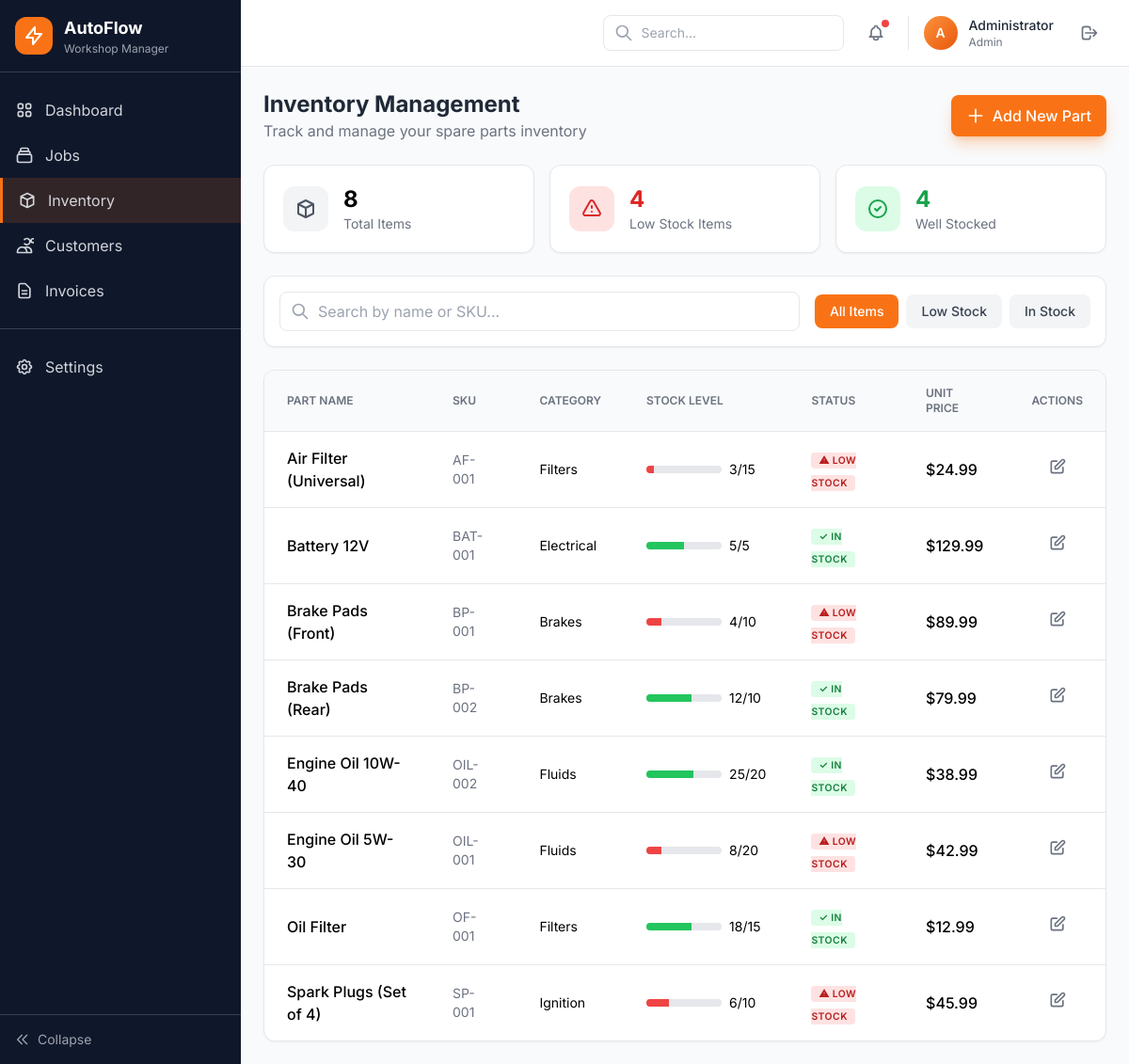
/public/admin/inventory (signed in), run on the app's committed database.
### tables this page shows
CREATE TABLE IF NOT EXISTS inventory (
    id INT AUTO_INCREMENT PRIMARY KEY,
    part_name VARCHAR(150) NOT NULL,
    sku VARCHAR(50) NOT NULL UNIQUE,
    category VARCHAR(50) NOT NULL,
    description TEXT,
    stock_level INT NOT NULL DEFAULT 0,
    unit_price DECIMAL(10, 2) NOT NULL DEFAULT 0.00,
    reorder_point INT NOT NULL DEFAULT 10,
    created_at TIMESTAMP DEFAULT CURRENT_TIMESTAMP,
    updated_at TIMESTAMP DEFAULT CURRENT_TIMESTAMP ON UPDATE CURRENT_TIMESTAMP
);

### app/Controllers/InventoryController.php (called while the page is built, shortened)
<?php
class InventoryController extends Controller
{
    private InventoryModel $inventoryModel;
    public function __construct()
    {
        $this->inventoryModel = new InventoryModel();
    }
    public function index(): void
    {
        $search = $this->query('search');
        $filter = $this->query('filter');
        $items = $this->inventoryModel->getAll($search, $filter);
        $stats = $this->inventoryModel->getStats();
        $categories = $this->inventoryModel->getCategories();
        $this->view('admin/inventory/index', [
            'pageTitle' => 'Inventory',
            'user' => $this->getCurrentUser(),
            'items' => $items,
            'stats' => $stats,
            'categories' => $categories,
            'search' => $search,
            'filter' => $filter,
            'flash' => $this->getFlash()
        ]);
    }
}

### public/index.php (called while the page is built, shortened)
<?php
spl_autoload_register(function ($class) {
    $prefix = 'App\\';
    $baseDir = BASE_PATH . '/app/';
    $len = strlen($prefix);
    $relativeClass = substr($class, $len);
    $file = $baseDir . str_replace('\\', '/', $relativeClass) . '.php';
});
$router = new Router();
$router->get('/', 'AuthController', 'login');
$router->get('/login', 'AuthController', 'login');
$router->post('/login', 'AuthController', 'authenticate');
$router->get('/logout', 'AuthController', 'logout');
$router->get('/admin/dashboard', 'DashboardController', 'index');
$router->get('/admin/jobs', 'JobController', 'index');
$router->get('/admin/jobs/create', 'JobController', 'create');
$router->post('/admin/jobs/store', 'JobController', 'store');
$router->get('/admin/jobs/{id}', 'JobController', 'show');
$router->get('/admin/jobs/{id}/edit', 'JobController', 'edit');
$router->post('/admin/jobs/{id}/update', 'JobController', 'update');
$router->post('/admin/jobs/{id}/delete', 'JobController', 'delete');
$router->post('/admin/jobs/{id}/status', 'JobController', 'updateStatus');
$router->get('/admin/inventory', 'InventoryController', 'index');
$router->get('/admin/inventory/create', 'InventoryController', 'create');
$router->post('/admin/inventory/store', 'InventoryController', 'store');
$router->get('/admin/inventory/{id}', 'InventoryController', 'show');
$router->get('/admin/inventory/{id}/edit', 'InventoryController', 'edit');
$router->post('/admin/inventory/{id}/update', 'InventoryController', 'update');
$router->post('/admin/inventory/{id}/delete', 'InventoryController', 'delete');
$router->get('/admin/customers', 'CustomerController', 'index');
$router->get('/admin/customers/create', 'CustomerController', 'create');
$router->post('/admin/customers/store', 'CustomerController', 'store');
$router->get('/admin/customers/{id}', 'CustomerController', 'show');
$router->get('/admin/customers/{id}/edit', 'CustomerController', 'edit');
$router->post('/admin/customers/{id}/update', 'CustomerController', 'update');
$router->post('/admin/customers/{id}/delete', 'CustomerController', 'delete');
$router->get('/admin/quotes', 'QuoteController', 'index');
$router->get('/admin/quotes/{id}', 'QuoteController', 'show');
$router->post('/admin/quotes/{id}/approve', 'QuoteController', 'approve');
$router->dispatch();

### config/database.php (called while the page is built)
<?php
return [
    'host' => 'localhost',
    'dbname' => 'wms_db',
    'username' => 'root',
    'password' => '',
    'charset' => 'utf8mb4',
    'options' => [
        PDO::ATTR_ERRMODE => PDO::ERRMODE_EXCEPTION,
        PDO::ATTR_DEFAULT_FETCH_MODE => PDO::FETCH_ASSOC,
        PDO::ATTR_EMULATE_PREPARES => false,
    ]
];

### app/Core/DB.php (called while the page is built, shortened)
<?php
class DB
{
    private static ?DB $instance = null;
    private \PDO $pdo;
    private function __construct()
    {
        $config = require dirname(__DIR__, 2) . '/config/database.php';
        $dsn = "mysql:host={$config['host']};dbname={$config['dbname']};charset={$config['charset']}";
        try {
            $this->pdo = new \PDO($dsn, $config['username'], $config['password'], $config['options']);
        } catch (\PDOException $e) {
            throw new \Exception("Database connection failed: " . $e->getMessage());
        }
    }
    public static function getInstance(): self
    {
        if (self::$instance === null) {
            self::$instance = new self();
        }
        return self::$instance;
    }
    public function getConnection(): \PDO
    {
        return $this->pdo;
    }
}

### app/Models/InventoryModel.php (called while the page is built, shortened)
<?php
class InventoryModel
{
    private \PDO $db;
    public function __construct()
    {
        $this->db = DB::getInstance()->getConnection();
    }
    public function getAll(?string $search = null, ?string $filter = null): array
    {
        $sql = "SELECT * FROM inventory WHERE 1=1";
        $params = [];
        $sql .= " ORDER BY part_name ASC";
        $stmt = $this->db->prepare($sql);
        $stmt->execute($params);
        return $stmt->fetchAll();
    }
    public function getStats(): array
    {
        $stmt = $this->db->query("
            SELECT
                COUNT(*) as total_items,
                SUM(CASE WHEN stock_level < reorder_point THEN 1 ELSE 0 END) as low_stock_count,
                SUM(CASE WHEN stock_level >= reorder_point THEN 1 ELSE 0 END) as in_stock_count,
                SUM(stock_level * unit_price) as total_value
            FROM inventory
        ");
        return $stmt->fetch();
    }
}

### views/admin/inventory/index.php (the view, shortened to what this page needs)
<div class="space-y-6">
    <div class="flex items-center justify-between">
        <div>
            <h1 class="text-2xl font-bold text-gray-800">Inventory Management</h1>
            <p class="text-gray-500">Track and manage your spare parts inventory</p>
        </div>
        <a href="/car1/public/admin/inventory/create" class="inline-flex items-center gap-2 bg-primary-500 hover:bg-primary-600 text-white font-medium px-4 py-2.5 rounded-lg shadow-lg shadow-primary-500/30">
            <svg class="w-5 h-5" fill="none" stroke="currentColor" viewBox="0 0 24 24">
                <path stroke-linecap="round" stroke-linejoin="round" stroke-width="2" d="M12 4v16m8-8H4" />
            </svg>
            Add New Part
        </a>
    </div>
    <div class="grid grid-cols-1 md:grid-cols-3 gap-4">
        <div class="bg-white rounded-xl p-5 shadow-sm border flex items-center gap-4">
            <div class="w-12 h-12 bg-gray-100 rounded-xl flex items-center justify-center"><svg class="w-6 h-6 text-gray-600" fill="none" stroke="currentColor" viewBox="0 0 24 24">
                    <path stroke-linecap="round" stroke-linejoin="round" stroke-width="2" d="M20 7l-8-4-8 4m16 0l-8 4m8-4v10l-8 4m0-10L4 7m8 4v10M4 7v10l8 4" />
                </svg></div>
            <div>
                <p class="text-2xl font-bold"><?= $stats['total_items'] ?? 0 ?></p>
                <p class="text-sm text-gray-500">Total Items</p>
            </div>
        </div>
        <div class="bg-white rounded-xl p-5 shadow-sm border flex items-center gap-4">
            <div class="w-12 h-12 bg-red-100 rounded-xl flex items-center justify-center"><svg class="w-6 h-6 text-red-600" fill="none" stroke="currentColor" viewBox="0 0 24 24">
                    <path stroke-linecap="round" stroke-linejoin="round" stroke-width="2" d="M12 9v2m0 4h.01m-6.938 4h13.856c1.54 0 2.502-1.667 1.732-3L13.732 4c-.77-1.333-2.694-1.333-3.464 0L3.34 16c-.77 1.333.192 3 1.732 3z" />
                </svg></div>
            <div>
                <p class="text-2xl font-bold text-red-600"><?= $stats['low_stock_count'] ?? 0 ?></p>
                <p class="text-sm text-gray-500">Low Stock Items</p>
            </div>
        </div>
        <div class="bg-white rounded-xl p-5 shadow-sm border flex items-center gap-4">
            <div class="w-12 h-12 bg-green-100 rounded-xl flex items-center justify-center"><svg class="w-6 h-6 text-green-600" fill="none" stroke="currentColor" viewBox="0 0 24 24">
                    <path stroke-linecap="round" stroke-linejoin="round" stroke-width="2" d="M9 12l2 2 4-4m6 2a9 9 0 11-18 0 9 9 0 0118 0z" />
                </svg></div>
            <div>
                <p class="text-2xl font-bold text-green-600"><?= $stats['in_stock_count'] ?? 0 ?></p>
                <p class="text-sm text-gray-500">Well Stocked</p>
            </div>
        </div>
    </div>
    <div class="bg-white rounded-xl shadow-sm border p-4 flex flex-wrap items-center gap-4">
        <form action="/car1/public/admin/inventory" method="GET" class="flex-1 min-w-[200px] relative">
            <input type="text" name="search" value="<?= htmlspecialchars($search ?? '') ?>" placeholder="Search by name or SKU..." class="w-full pl-10 pr-4 py-2 border border-gray-200 rounded-lg focus:ring-2 focus:ring-primary-500">
            <svg class="w-5 h-5 text-gray-400 absolute left-3 top-1/2 -translate-y-1/2" fill="none" stroke="currentColor" viewBox="0 0 24 24">
                <path stroke-linecap="round" stroke-linejoin="round" stroke-width="2" d="M21 21l-6-6m2-5a7 7 0 11-14 0 7 7 0 0114 0z" />
            </svg>
        </form>
        <div class="flex gap-2">
            <a href="/car1/public/admin/inventory" class="px-4 py-2 rounded-lg text-sm font-medium <?= !$filter ? 'bg-primary-500 text-white' : 'bg-gray-100 text-gray-700 hover:bg-gray-200' ?>">All Items</a>
            <a href="/car1/public/admin/inventory?filter=low_stock" class="px-4 py-2 rounded-lg text-sm font-medium <?= $filter === 'low_stock' ? 'bg-primary-500 text-white' : 'bg-gray-100 text-gray-700 hover:bg-gray-200' ?>">Low Stock</a>
            <a href="/car1/public/admin/inventory?filter=in_stock" class="px-4 py-2 rounded-lg text-sm font-medium <?= $filter === 'in_stock' ? 'bg-primary-500 text-white' : 'bg-gray-100 text-gray-700 hover:bg-gray-200' ?>">In Stock</a>
        </div>
    </div>
    <div class="bg-white rounded-xl shadow-sm border overflow-hidden">
        <table class="w-full">
            <thead>
                <tr class="bg-gray-50 border-b">
                    <th class="text-left px-6 py-4 text-xs font-semibold text-gray-500 uppercase">Part Name</th>
                    <th class="text-left px-6 py-4 text-xs font-semibold text-gray-500 uppercase">SKU</th>
                    <th class="text-left px-6 py-4 text-xs font-semibold text-gray-500 uppercase">Category</th>
                    <th class="text-left px-6 py-4 text-xs font-semibold text-gray-500 uppercase">Stock Level</th>
                    <th class="text-left px-6 py-4 text-xs font-semibold text-gray-500 uppercase">Status</th>
                    <th class="text-left px-6 py-4 text-xs font-semibold text-gray-500 uppercase">Unit Price</th>
                    <th class="text-center px-6 py-4 text-xs font-semibold text-gray-500 uppercase">Actions</th>
                </tr>
            </thead>
            <tbody class="divide-y">
                <?php foreach ($items as $item): $isLow = $item['stock_level'] < $item['reorder_point']; ?>
                    <tr class="hover:bg-gray-50">
                        <td class="px-6 py-4 font-medium"><?= htmlspecialchars($item['part_name']) ?></td>
                        <td class="px-6 py-4 text-sm text-gray-500"><?= htmlspecialchars($item['sku']) ?></td>
                        <td class="px-6 py-4 text-sm"><?= htmlspecialchars($item['category']) ?></td>
                        <td class="px-6 py-4">
                            <div class="flex items-center gap-2">
                                <div class="w-20 h-2 bg-gray-200 rounded-full overflow-hidden">
                                    <div class="h-full <?= $isLow ? 'bg-red-500' : 'bg-green-500' ?>" style="width: <?= min(100, ($item['stock_level'] / max(1, $item['reorder_point'])) * 50) ?>%"></div>
                                </div>
                                <span class="text-sm"><?= $item['stock_level'] ?>/<?= $item['reorder_point'] ?></span>
                            </div>
                        </td>
                        <td class="px-6 py-4">
                            <span class="status-badge <?= $isLow ? 'bg-red-100 text-red-700' : 'bg-green-100 text-green-700' ?>"><?= $isLow ? '⚠ Low Stock' : '✓ In Stock' ?></span>
                        </td>
                        <td class="px-6 py-4 font-medium">$<?= number_format($item['unit_price'], 2) ?></td>
                        <td class="px-6 py-4 text-center">
                            <a href="/car1/public/admin/inventory/<?= $item['id'] ?>/edit" class="p-2 rounded-lg hover:bg-gray-100 text-gray-500 hover:text-blue-500 inline-block"><svg class="w-5 h-5" fill="none" stroke="currentColor" viewBox="0 0 24 24">
                                    <path stroke-linecap="round" stroke-linejoin="round" stroke-width="2" d="M11 5H6a2 2 0 00-2 2v11a2 2 0 002 2h11a2 2 0 002-2v-5m-1.414-9.414a2 2 0 112.828 2.828L11.828 15H9v-2.828l8.586-8.586z" />
                                </svg></a>
                        </td>
                    </tr>
                <?php endforeach; ?>
            </tbody>
        </table>
    </div>
</div>

### views/layouts/main.php (style rules this page uses)
body { font-family: 'Inter', sans-serif; }
.status-badge { font-size: 0.65rem; padding: 2px 8px; border-radius: 4px; font-weight: 600; text-transform: uppercase; letter-spacing: 0.5px; }

### data on the page
inventory: part_name "Air Filter (Universal)", sku "AF-001", category "Filters", stock_level "3", reorder_point "15", shows "⚠ LOW STOCK", unit_price "24.99"
inventory: part_name "Battery 12V", sku "BAT-001", category "Electrical", stock_level "5", reorder_point "5", shows "✓ IN STOCK", unit_price "129.99"
inventory: part_name "Brake Pads (Front)", sku "BP-001", category "Brakes", stock_level "4", reorder_point "10", shows "⚠ LOW STOCK", unit_price "89.99"
inventory: part_name "Brake Pads (Rear)", sku "BP-002", category "Brakes", stock_level "12", reorder_point "10", shows "✓ IN STOCK", unit_price "79.99"
inventory: part_name "Engine Oil 10W-40", sku "OIL-002", category "Fluids", stock_level "25", reorder_point "20", shows "✓ IN STOCK", unit_price "38.99"
inventory: part_name "Engine Oil 5W-30", sku "OIL-001", category "Fluids", stock_level "8", reorder_point "20", shows "⚠ LOW STOCK", unit_price "42.99"
inventory: part_name "Oil Filter", sku "OF-001", category "Filters", stock_level "18", reorder_point "15", shows "✓ IN STOCK", unit_price "12.99"
inventory: part_name "Spark Plugs (Set of 4)", sku "SP-001", category "Ignition", stock_level "6", reorder_point "10", shows "⚠ LOW STOCK", unit_price "45.99"

### other printed values
substr($user['name'] ?? 'U', 0, 1) "A"
$user['name'] "Administrator"
$user['role'] "Admin"
$stats['total_items'] "8"
$stats['low_stock_count'] "4"
$stats['in_stock_count'] "4"
